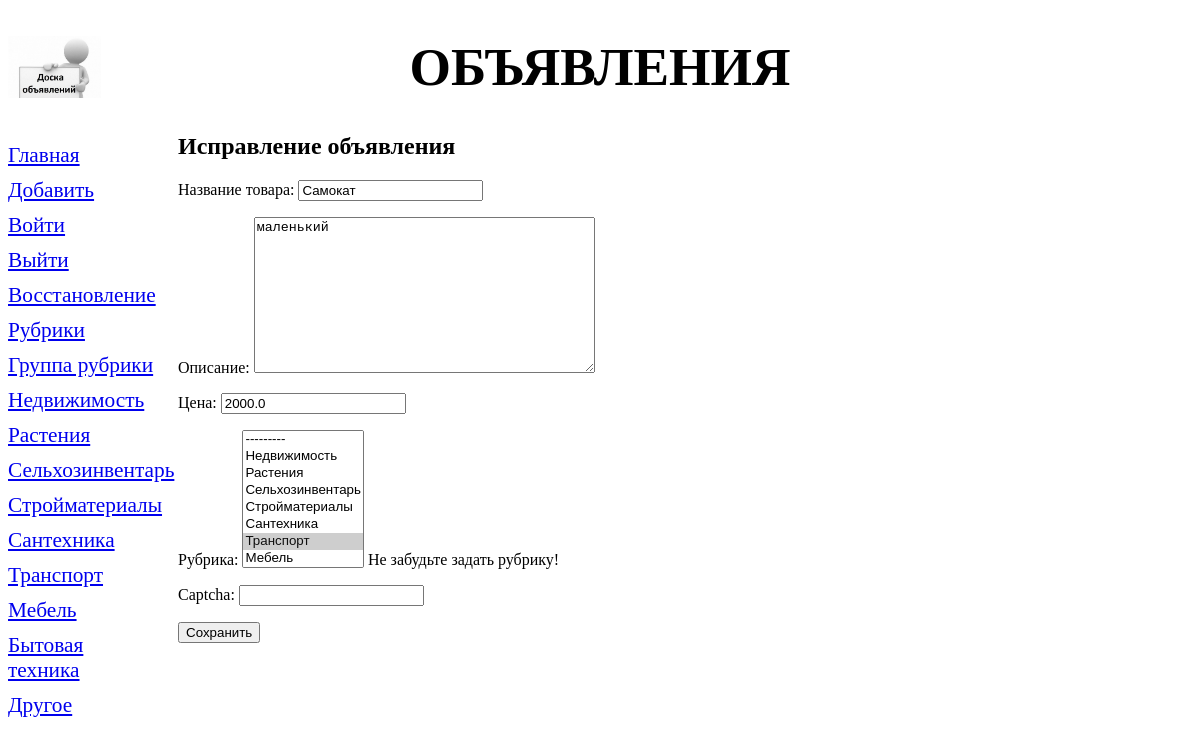
The app's page /bboard/edit/7 with its own data.
### bboard/models.py (models this page shows, shortened)
class Rubric (models.Model):#клас рубрик
    name = models.CharField(max_length=20, db_index=True, verbose_name='Название')
    order = models.SmallIntegerField(default=0, db_index=True)
    def __str__(self):#класс представляющий рубрики стоками
        return self.name
    class Meta:
        verbose_name_plural = 'Рубрики'
        verbose_name = 'Рубрика'
        ordering = ['order', 'name']

class Bb(models.Model):#описание полей базы данных (таблица)
    title = models.CharField(max_length=50, verbose_name='Товар',
            validators=[validators.RegexValidator(regex='^.{4,}$')],
            error_messages={'invalid': 'Неправильное название товара'})#добавим валидатор по регулярному выражению
    content = models.TextField(null=True, blank=True, verbose_name='Описание',)
    price = models.FloatField(null=True, blank=True, verbose_name='Цена',
            validators=[validate_even,])#добавили свой валидатор MinMaxValueValidator(1,999999)
    published = models.DateTimeField(auto_now_add=True,db_index=True, verbose_name='Опубликовано')
    rubric = models.ForeignKey('Rubric', null=True,
    on_delete=models.PROTECT, verbose_name='Рубрика')#еще одно поле рубрика, foreignKey поле Первичной модели, 1-ссылка на класс,2 поле не обяз,3 защита от удаления всех полей рубрики какойлибо
    class Meta:#параметры полей и моделей(представление в человеческом виде-ед и мн число и порядок)
        verbose_name_plural = 'Объявления'
        verbose_name = 'Объявление'
        ordering = ['-published','title']#порядок сортировки
        unique_together = (
            ('title', 'published'),
            ('title', 'price', 'rubric')
        )#теперь поля товара и даты должны быть уникальны
        get_latest_by = '-published'
    def title_and_price(self):# функция для функционального поля, выводит название и цену или название
        if self.price:
            return '%s (%.2f)' %(self.title, self.price)
        else:
            return self.title
    title_and_price.short_description = 'Название и цена'

### bboard/views.py (the view)
# urls.py: path('edit/<int:pk>', BbEditView.as_view(), name='edit'),#редактирование, обязательно передаем pk!!
class BbEditView(UpdateView):#Класс для редактирования записей
    model = Bb
    form_class = BbForm
    success_url = '/bboard/detail/{id}'#в книге ошибка
    def get_context_data(self, *args, **kwargs):
        context = super().get_context_data(*args, **kwargs)
        context['rubrics'] = Rubric.objects.all()
        return context

### bboard/forms.py (shortened to what this page needs)
class BbForm(forms.ModelForm):#полное объявление всех полей
    title = forms.CharField(label='Название товара')
    content = forms.CharField(label='Описание',
            validators=[validators.RegexValidator(regex='^.{4,}$')],
            error_messages={'invalid': 'Неправильное название товара'},
            widget=forms.widgets.Textarea())
    price = forms.DecimalField(label='Цена', decimal_places=2)
    rubric = forms.ModelChoiceField(queryset=Rubric.objects.all(),
            label='Рубрика', help_text='Не забудьте задать рубрику!',
            widget=forms.widgets.Select(attrs={'size': 8}))
    captcha = CaptchaField()
    class Meta:
        model = Bb
        fields = ('title', 'content', 'price', 'rubric')

### bboard/templates/bboard/bb_form.html (shortened to what this page needs)
{% extends "layout/basic.html" %}
{% block content %}
<h2>Исправление объявления</h2>
<form method="post">
    {{ form.as_p }}
    <input type="submit" value="Сохранить">
</form>
{% endblock %}

### bboard/templates/layout/basic.html (shortened to what this page needs)
{% load static %}
<!DOCTYPE html>
<html>
    <head>
        <link rel="stylesheet" type="text/css" href="{% static 'bboard/style.css' %}">
    </head>
    <body>
        <header>
            <h1>Объявления</h1>
        </header>
        <nav>
            <a href="{% url 'index' %}">Главная</a>
            <a href="{% url 'add' %}">Добавить</a>
            <a href="{% url 'login' %}">Войти</a>
            <a href="{% url 'logout' %}">Выйти</a>
            <a href="{% url 'password_reset' %}">Восстановление</a>
            <a href="{% url 'rubrics' %}">Рубрики</a>
            <a href="{% url 'rubrics_formset' %}">Группа рубрики</a>
            {% for rubric in rubrics %}
            <a href="{{ rubric.get_absolute_url }}">{{ rubric.name }}</a>
            {% endfor %}
        </nav>
        <section>
        {% block content %}
        {% endblock %}
        </section>
    </body>
</html>

### bboard/static/bboard/style.css (style rules this page uses)
header h1 { font-size: 40pt; text-transform: uppercase; text-align: center; background: url("bg.jpg") left/auto 100% no-repeat; }
nav { font-size: 16pt; width: 150px; float: left; }
nav a { display: block; margin: 10px 0px; }
section { margin-left: 170px; }

### records on screen
Rubric: name "Недвижимость"
Rubric: name "Растения"
Rubric: name "Сельхозинвентарь"
Rubric: name "Стройматериалы"
Rubric: name "Сантехника"
Rubric: name "Транспорт"
Rubric: name "Мебель"
Rubric: name "Бытовая техника"
Rubric: name "Другое"
Bb: title "Самокат", content "маленький", price "2000.0", rubric "--------- / Недвижимость / Растения / Сельхозинвентарь / Стройматериалы / Сантехника / Транспорт ☑ / Мебель"
